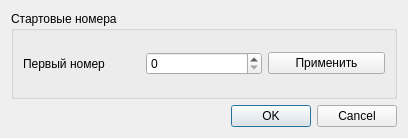
<?xml version="1.0" encoding="UTF-8"?>
<ui version="4.0">
 <class>FormPrepar</class>
 <widget class="QDialog" name="FormPrepar">
  <property name="geometry">
   <rect>
    <x>0</x>
    <y>0</y>
    <width>408</width>
    <height>138</height>
   </rect>
  </property>
  <property name="windowTitle">
   <string>Подготовка к старту</string>
  </property>
  <layout class="QGridLayout" name="gridLayout_2">
   <item row="0" column="0">
    <widget class="QGroupBox" name="groupBox">
     <property name="title">
      <string>Стартовые номера</string>
     </property>
     <layout class="QGridLayout" name="gridLayout">
      <item row="0" column="0">
       <widget class="QLabel" name="label">
        <property name="text">
         <string>Первый номер</string>
        </property>
       </widget>
      </item>
      <item row="0" column="1">
       <widget class="QSpinBox" name="spinBox"/>
      </item>
      <item row="0" column="2">
       <widget class="QPushButton" name="btNewBib">
        <property name="text">
         <string>Применить</string>
        </property>
       </widget>
      </item>
     </layout>
    </widget>
   </item>
   <item row="1" column="0">
    <widget class="QDialogButtonBox" name="buttonBox">
     <property name="orientation">
      <enum>Qt::Horizontal</enum>
     </property>
     <property name="standardButtons">
      <set>QDialogButtonBox::Cancel|QDialogButtonBox::Ok</set>
     </property>
    </widget>
   </item>
  </layout>
 </widget>
 <resources/>
 <connections>
  <connection>
   <sender>buttonBox</sender>
   <signal>accepted()</signal>
   <receiver>FormPrepar</receiver>
   <slot>accept()</slot>
   <hints>
    <hint type="sourcelabel">
     <x>248</x>
     <y>254</y>
    </hint>
    <hint type="destinationlabel">
     <x>157</x>
     <y>274</y>
    </hint>
   </hints>
  </connection>
  <connection>
   <sender>buttonBox</sender>
   <signal>rejected()</signal>
   <receiver>FormPrepar</receiver>
   <slot>reject()</slot>
   <hints>
    <hint type="sourcelabel">
     <x>316</x>
     <y>260</y>
    </hint>
    <hint type="destinationlabel">
     <x>286</x>
     <y>274</y>
    </hint>
   </hints>
  </connection>
 </connections>
</ui>
